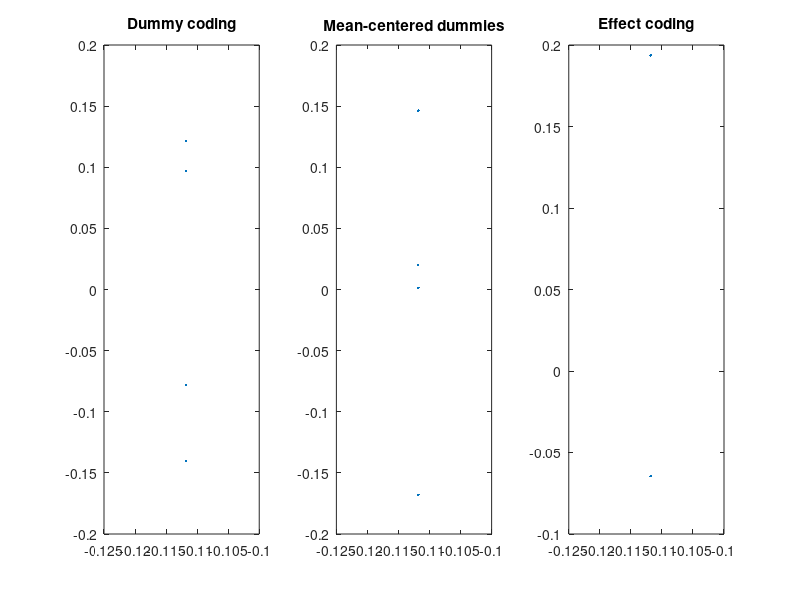

MATLAB code to generate this figure:
%% -------------------------------------------
% Example with 4 conditions
%% -------------------------------------------

n_per_cond = 20;
ncond = 4;
n = n_per_cond * ncond;

cond = repelem(1:ncond,n_per_cond)';

% one-hot indicators
D = zeros(n,ncond);
for k=1:ncond
    D(:,k) = (cond==k);
end

intercept = ones(n,1);

%% 1. Dummy coding (rank deficient)

X_dummy = [intercept D];

%% 2. Mean-centered dummies

Dc = D - mean(D);
X_centered = [intercept Dc];

%% 3. Effect coding (full rank)

C = zeros(n,ncond-1);

for k=1:ncond-1
    C(:,k) = (cond==k) - (cond==ncond);
end

X_effect = [intercept C];

%% -------------------------------------------
% Compare column spaces via SVD
%% -------------------------------------------

[Ud,~,~] = svd(X_dummy,'econ');
[Uc,~,~] = svd(X_centered,'econ');
[Ue,~,~] = svd(X_effect,'econ');

% take first two basis vectors for visualization
B_dummy = Ud(:,1:2);
B_centered = Uc(:,1:2);
B_effect = Ue(:,1:2);

figure
subplot(1,3,1)
plot(B_dummy(:,1),B_dummy(:,2),'.')
title('Dummy coding')

subplot(1,3,2)
plot(B_centered(:,1),B_centered(:,2),'.')
title('Mean-centered dummies')

subplot(1,3,3)
plot(B_effect(:,1),B_effect(:,2),'.')
title('Effect coding')
